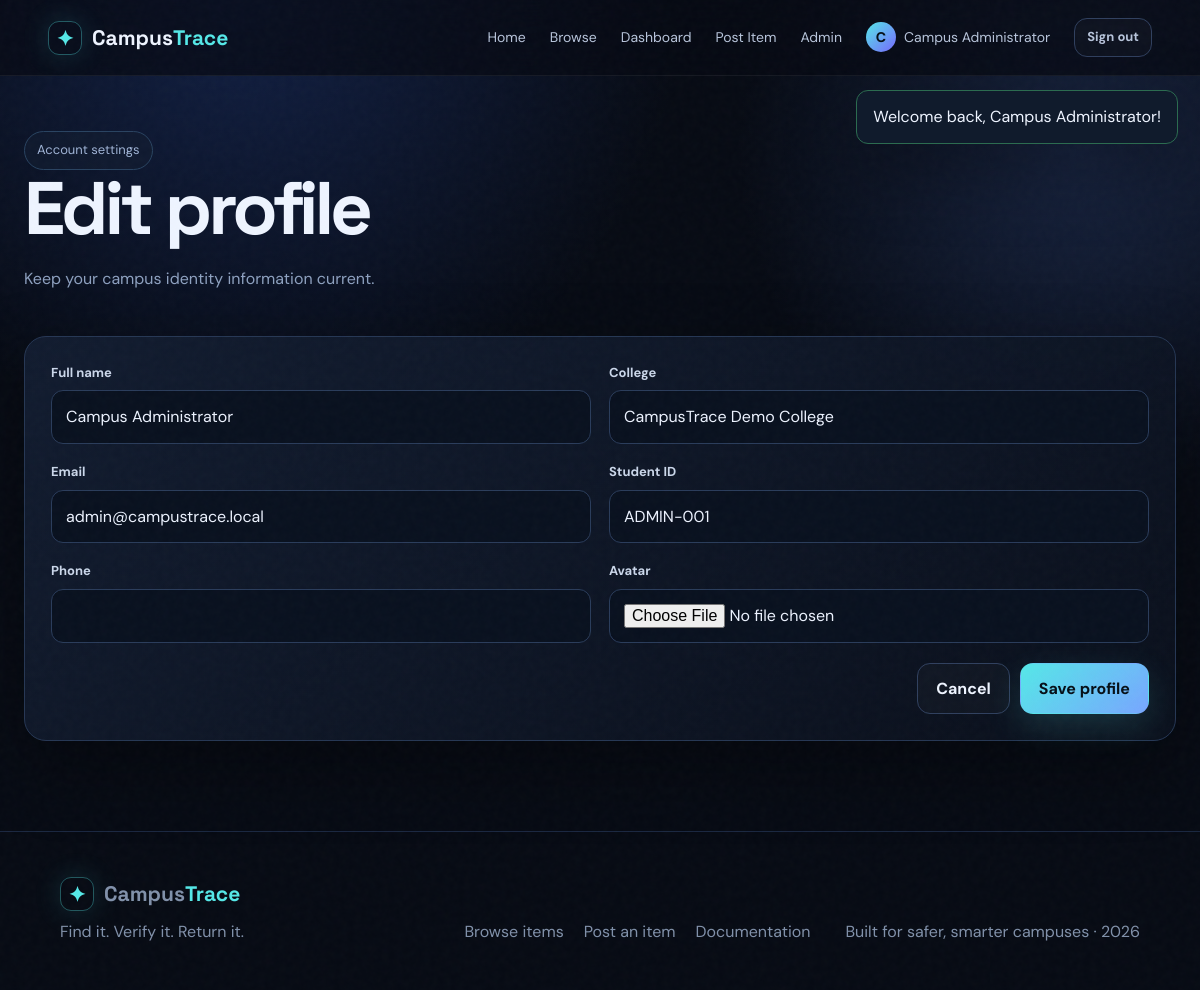
The page /profile_edit.php (signed in) on the database its author committed.
### tables this page shows
CREATE TABLE users (
  id INT UNSIGNED AUTO_INCREMENT PRIMARY KEY,
  name VARCHAR(100) NOT NULL,
  email VARCHAR(190) NOT NULL UNIQUE,
  password_hash VARCHAR(255) NOT NULL,
  student_id VARCHAR(50) NOT NULL UNIQUE,
  college VARCHAR(150) NOT NULL,
  phone VARCHAR(30) DEFAULT NULL,
  avatar VARCHAR(255) DEFAULT NULL,
  role ENUM('student','admin') NOT NULL DEFAULT 'student',
  is_active TINYINT(1) NOT NULL DEFAULT 1,
  created_at TIMESTAMP DEFAULT CURRENT_TIMESTAMP,
  updated_at TIMESTAMP DEFAULT CURRENT_TIMESTAMP ON UPDATE CURRENT_TIMESTAMP
);

### functions.php (called while the page is built, shortened)
<?php
require_once __DIR__ . '/../config/db.php';
function e(?string $value): string
{
    return htmlspecialchars((string)$value, ENT_QUOTES, 'UTF-8');
}
function is_logged_in(): bool
{
    return isset($_SESSION['user_id']);
}
function current_user(): ?array
{
    static $user = false;
    global $pdo;
    if ($user !== false) return $user;
    $stmt = $pdo->prepare('SELECT id, name, email, student_id, college, phone, avatar, role, created_at FROM users WHERE id = ? LIMIT 1');
    $stmt->execute([(int)$_SESSION['user_id']]);
    $user = $stmt->fetch() ?: null;
    return $user;
}
function is_admin(): bool
{
    $u = current_user();
    return $u && $u['role'] === 'admin';
}
function pull_flashes(): array
{
    $flashes = $_SESSION['flash'] ?? [];
    return $flashes;
}

### profile_edit.php (the view, shortened to what this page needs)
<?php
require_once __DIR__ . '/config/db.php';
require_once __DIR__ . '/includes/functions.php';
require __DIR__ . '/includes/header.php';
$u = current_user();
?><div class="page-shell">
    <div class="page-title">
        <div><span class="eyebrow">Account settings</span>
            <h1>Edit profile</h1>
            <p>Keep your campus identity information current.</p>
        </div>
    </div>
    <section class="panel">
        <form method="post" enctype="multipart/form-data" data-validate><div class="form-grid">
                <div class="form-group"><label>Full name</label><input class="input" name="name" value="<?= e($u['name']) ?>" required></div>
                <div class="form-group"><label>College</label><input class="input" name="college" value="<?= e($u['college']) ?>" required></div>
                <div class="form-group"><label>Email</label><input class="input" value="<?= e($u['email']) ?>" disabled></div>
                <div class="form-group"><label>Student ID</label><input class="input" value="<?= e($u['student_id']) ?>" disabled></div>
                <div class="form-group"><label>Phone</label><input class="input" name="phone" value="<?= e($u['phone']) ?>"></div>
                <div class="form-group"><label>Avatar</label><input class="input" type="file" name="avatar" accept="image/jpeg,image/png,image/webp" data-image-input></div>
            </div>
            <div style="display:flex;gap:10px;justify-content:flex-end;margin-top:20px"><a class="btn btn-ghost" href="profile.php">Cancel</a><button class="btn btn-primary">Save profile</button></div>
        </form>
    </section>
</div><?php require __DIR__ . '/includes/footer.php'; ?>

### header.php (shortened to what this page needs)
<?php
require_once __DIR__ . '/functions.php';
$activePage = $activePage ?? '';
$user = current_user();
$flashes = pull_flashes();
?>
<!doctype html>
<html lang="en">
<head>
  <link rel="stylesheet" href="<?= BASE_URL ?>/assets/css/style.css">
</head>
<body>
  <div class="site-noise"></div>
  <header class="site-header">
    <a class="brand" href="<?= BASE_URL ?>/index.php"><span class="brand-mark">✦</span><span>Campus<span>Trace</span></span></a>
    <nav class="nav-links" data-nav>
      <a class="<?= $activePage === 'home' ? 'active' : '' ?>" href="<?= BASE_URL ?>/index.php">Home</a>
      <a class="<?= $activePage === 'browse' ? 'active' : '' ?>" href="<?= BASE_URL ?>/items/browse.php">Browse</a>
      <?php if ($user): ?>
        <a class="<?= $activePage === 'dashboard' ? 'active' : '' ?>" href="<?= BASE_URL ?>/dashboard.php">Dashboard</a>
        <a class="<?= $activePage === 'post' ? 'active' : '' ?>" href="<?= BASE_URL ?>/items/post.php">Post Item</a>
        <?php if (is_admin()): ?><a href="<?= BASE_URL ?>/admin/index.php">Admin</a><?php endif; ?>
        <a class="avatar-link" href="<?= BASE_URL ?>/profile.php"><span class="mini-avatar"><?= e(strtoupper(substr($user['name'], 0, 1))) ?></span><?= e($user['name']) ?></a>
        <a class="btn btn-sm btn-ghost" href="<?= BASE_URL ?>/auth/logout.php">Sign out</a>
      <?php else: ?>
        <a href="<?= BASE_URL ?>/auth/login.php">Sign in</a>
        <a class="btn btn-sm btn-primary" href="<?= BASE_URL ?>/auth/register.php">Create account</a>
      <?php endif; ?>
    </nav>
  </header>
  <main>
    <?php foreach ($flashes as $flash): ?>
      <div class="flash flash-<?= e($flash['type']) ?>" data-auto-dismiss><?= e($flash['message']) ?></div>
    <?php endforeach; ?>

### style.css (style rules this page uses)
:root { --bg: #070b14; --panel: #0e1524; --panel2: #121d31; --line: #263754; --text: #eef4ff; --muted: #8ea1c0; --cyan: #55e8e8; --blue: #6c8cff; --purple: #a16cff; --danger: #ff6b7d; --success: #56e39f; --warning: #ffc857; --shadow: 0 25px 70px rgba(0, 0, 0, 0.34); --radius: 22px; }
* { box-sizing: border-box; }
html { scroll-behavior: smooth; }
body { margin: 0; background: radial-gradient(circle at 20% 0%, #122044 0, transparent 32%), radial-gradient(circle at 90% 15%, #17233f 0, transparent 25%), var(--bg); color: var(--text); font-family: "DM Sans", sans-serif; line-height: 1.6; }
a { color: inherit; text-decoration: none; }
button, input, select, textarea { font: inherit; }
.site-noise { position: fixed; inset: 0; pointer-events: none; opacity: 0.025; z-index: 99; }
.site-header { height: 76px; position: sticky; top: 0; z-index: 50; display: flex; align-items: center; justify-content: space-between; padding: 0 clamp(18px, 4vw, 64px); background: rgba(7, 11, 20, 0.72); border-bottom: 1px solid rgba(255, 255, 255, 0.06); backdrop-filter: blur(20px); }
.brand { display: inline-flex; align-items: center; gap: 10px; font-family: "Space Grotesk"; font-weight: 700; font-size: 21px; }
.brand > span:last-child > span { color: var(--cyan); }
.brand-mark { width: 34px; height: 34px; display: grid; place-items: center; border: 1px solid rgba(85, 232, 232, 0.35); border-radius: 11px; color: var(--cyan); box-shadow: 0 0 28px rgba(85, 232, 232, 0.15); }
.nav-links { display: flex; align-items: center; gap: 24px; font-size: 14px; color: #b8c5db; }
.nav-links a { transition: 0.2s; }
.btn { display: inline-flex; align-items: center; justify-content: center; gap: 8px; padding: 12px 18px; border-radius: 13px; border: 1px solid transparent; cursor: pointer; font-weight: 700; transition: transform 0.2s, box-shadow 0.2s, background 0.2s; }
.btn-primary { background: linear-gradient(135deg, var(--cyan), #78a6ff); color: #061018; box-shadow: 0 12px 35px rgba(85, 232, 232, 0.16); }
.btn-ghost { border-color: #30405f; background: rgba(255, 255, 255, 0.02); }
.btn-sm { padding: 8px 12px; font-size: 13px; }
.avatar-link { display: flex; align-items: center; gap: 8px; }
.mini-avatar { width: 30px; height: 30px; border-radius: 50%; display: grid; place-items: center; background: linear-gradient(135deg, #55e8e8, #7869ff); color: #061018; font-weight: 800; }
.eyebrow { display: inline-flex; align-items: center; gap: 8px; border: 1px solid #294361; background: rgba(17, 29, 49, 0.65); padding: 8px 12px; border-radius: 999px; color: #9fb3d5; font-size: 13px; }
h1, h2, h3 { font-family: "Space Grotesk"; line-height: 1.05; margin: 0 0 18px; }
h1 { font-size: clamp(46px, 6.2vw, 86px); letter-spacing: -0.055em; }
.feature, .item-card, .panel, .auth-card { background: linear-gradient( 145deg, rgba(18, 29, 49, 0.92), rgba(10, 16, 28, 0.92) ); border: 1px solid var(--line); border-radius: var(--radius); box-shadow: var(--shadow); }
.flash { position: fixed; right: 22px; top: 90px; z-index: 100; padding: 13px 16px; border: 1px solid #355074; background: #101b2c; box-shadow: var(--shadow); border-radius: 12px; max-width: 420px; }
.flash-success { border-color: #2c6c50; }
.page-shell { max-width: 1250px; margin: auto; padding: 55px 24px 90px; }
.page-title { display: flex; justify-content: space-between; align-items: end; gap: 20px; margin-bottom: 28px; }
.page-title p { color: var(--muted); max-width: 650px; }
.panel { padding: 26px; }
.input, .select, .textarea { width: 100%; padding: 13px 14px; border: 1px solid #2a3c5b; background: #09111f; color: #edf3ff; border-radius: 12px; outline: none; }
.form-grid { display: grid; grid-template-columns: repeat(2, 1fr); gap: 18px; }
.form-group { display: flex; flex-direction: column; gap: 7px; }
.form-group label { font-size: 13px; font-weight: 700; color: #cbd7ea; }

### rows shown on the page
users: name "C", name "Campus Administrator", college "CampusTrace Demo College", email "admin@campustrace.local", student "ADMIN-001"

### other values the page prints
$flash['message'] "Welcome back, Campus Administrator!"
